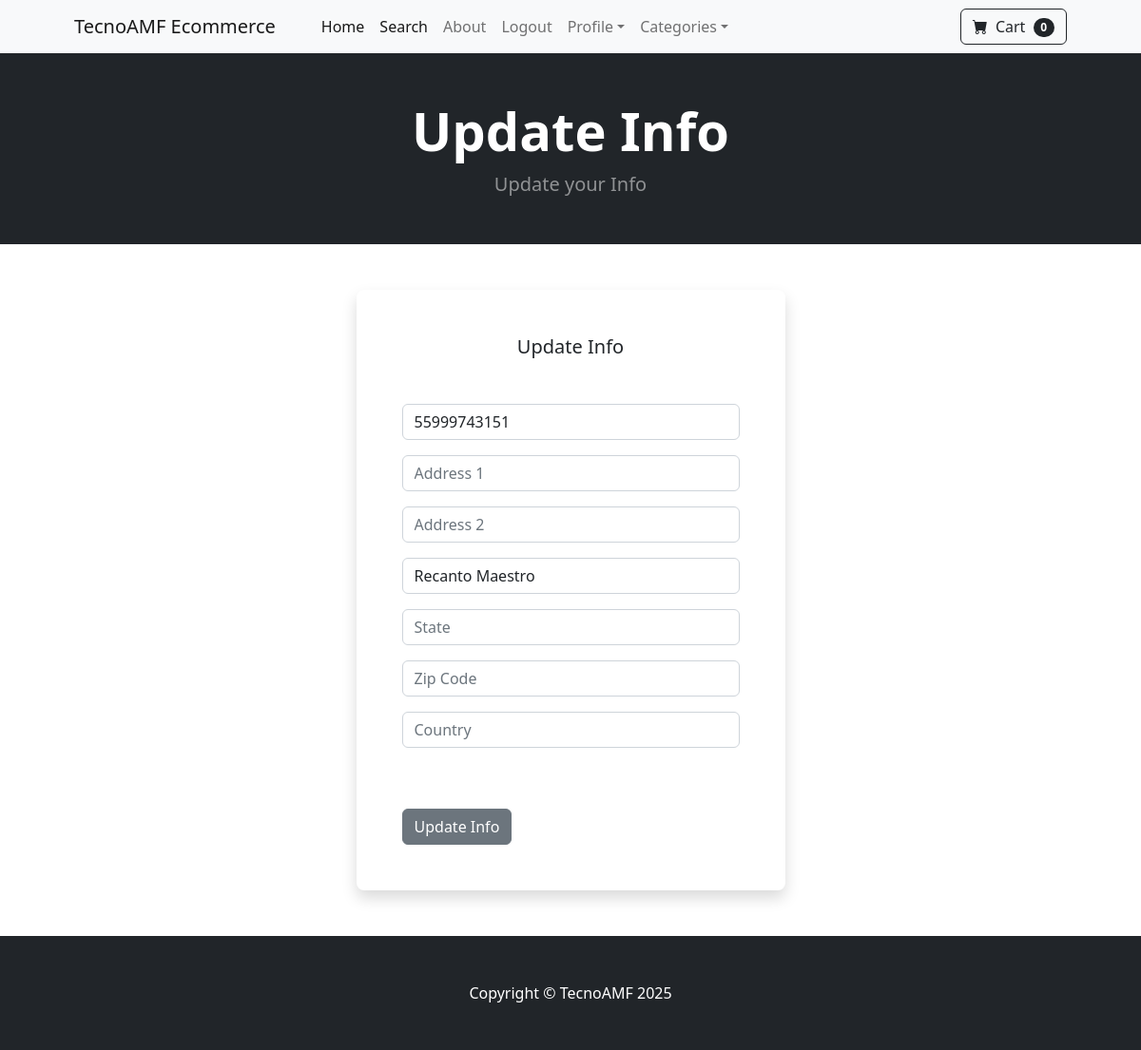
Page /update_info/ (signed in) on the earlier database version.
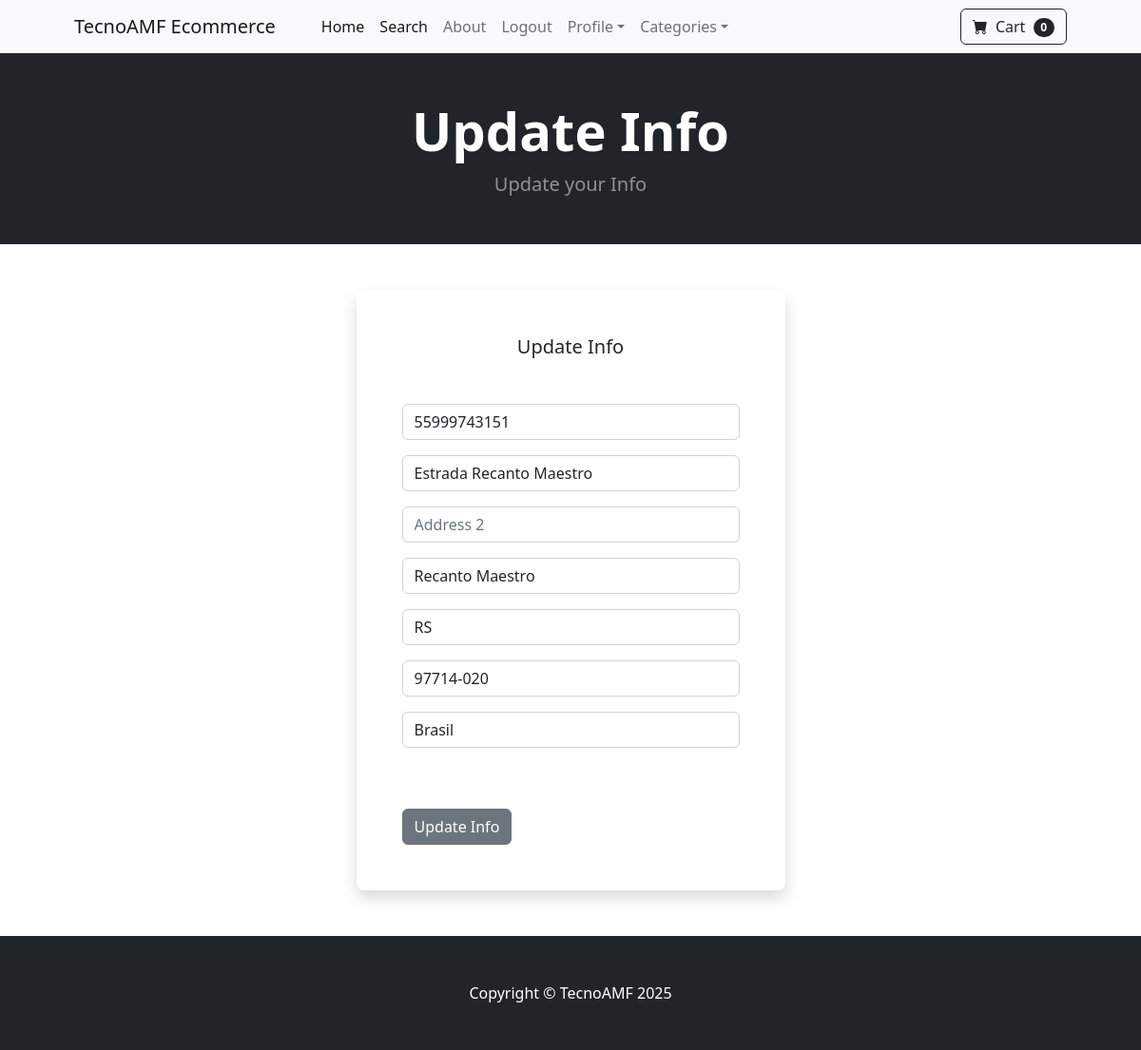
Same page on the later database version.
### store/models.py (models this page shows, shortened)
class Profile(models.Model):
    user = models.OneToOneField(User, on_delete=models.CASCADE)
    phone = models.CharField(max_length=20, blank=True)
    address1 = models.CharField(max_length=200, blank=True)
    address2 = models.CharField(max_length=200, blank=True)
    city = models.CharField(max_length=100, blank=True)
    state = models.CharField(max_length=100, blank=True)
    zipcode = models.CharField(max_length=100, blank=True)
    country = models.CharField(max_length=100, blank=True)
    date_modified = models.DateTimeField(User, auto_now=True)

### store/views.py (the view)
# urls.py: path('update_info/', views.update_info, name='update_info'),
def update_info(request):
    if request.user.is_authenticated:
        current_user = Profile.objects.get(user__id=request.user.id)
        form = UserInfoForm(request.POST or None, instance=current_user)
        if form.is_valid():
            form.save()
            messages.success(request, "Your info has been updated")
            return redirect('home')
        return render(request, 'update_info.html', {'form': form})
    else:
        messages.error(request, "You must be logged in to update your profile")
        return redirect('home')

### store/forms.py
class UserInfoForm(forms.ModelForm):
    phone = forms.CharField(label="", widget=forms.TextInput(attrs={'class':'form-control', 'placeholder':'Phone Number'}), required=False)
    address1 = forms.CharField(label="", widget=forms.TextInput(attrs={'class':'form-control', 'placeholder':'Address 1'}), required=False)
    address2 = forms.CharField(label="", widget=forms.TextInput(attrs={'class':'form-control', 'placeholder':'Address 2'}), required=False)
    city = forms.CharField(label="", widget=forms.TextInput(attrs={'class':'form-control', 'placeholder':'City'}), required=False)
    state = forms.CharField(label="", widget=forms.TextInput(attrs={'class':'form-control', 'placeholder':'State'}), required=False)
    zipcode = forms.CharField(label="", widget=forms.TextInput(attrs={'class':'form-control', 'placeholder':'Zip Code'}), required=False)
    country = forms.CharField(label="", widget=forms.TextInput(attrs={'class':'form-control', 'placeholder':'Country'}), required=False)
    class Meta:
        model = Profile
        fields = ('phone', 'address1', 'address2', 'city', 'state', 'zipcode', 'country',)

### cart/cart.py (called while the page is built)
    def __len__(self):
        return len(self.cart)

### store/templates/update_info.html (shortened to what this page needs)
{% extends 'base.html' %} {% block content %}
<header class="bg-dark py-5">
  <div class="text-center text-white">
    <h1 class="display-4 fw-bolder">Update Info</h1>
    <p class="lead fw-normal text-white-50 mb-0">Update your Info</p>
  </div>
</header>
<div class="container">
  <div class="row">
    <div class="col-sm-9 col-md-7 col-lg-5 mx-auto">
      <div class="card border-0 shadow rounded-3 my-5">
        <div class="card-body p-4 p-sm-5">
          <h5 class="card-title text-center mb-5 fw-light fs-5">Update Info</h5>
          <form method="POST" action="{% url 'update_info' %}">
            {{ form.as_p }}
            <br>
            <br>
            <button type="submit" class="btn btn-secondary">Update Info</button>
          </form>
        </div>
      </div>
    </div>
  </div>
</div>
  {% endblock %}

Differences in the rows shown:
changed Profile "Recanto Maestro": address1 (not shown) → "Estrada Recanto Maestro"; state (not shown) → "RS"; zipcode (not shown) → "97714-020"; country (not shown) → "Brasil"
